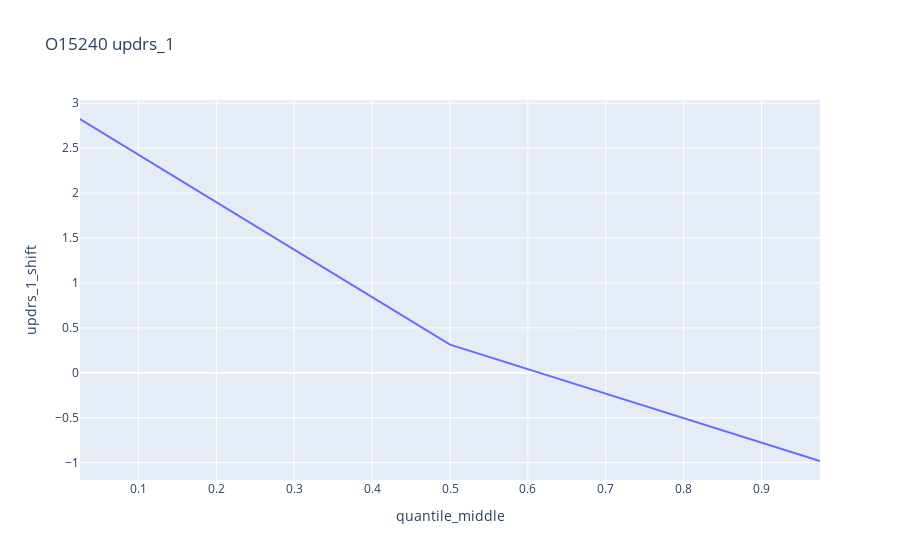
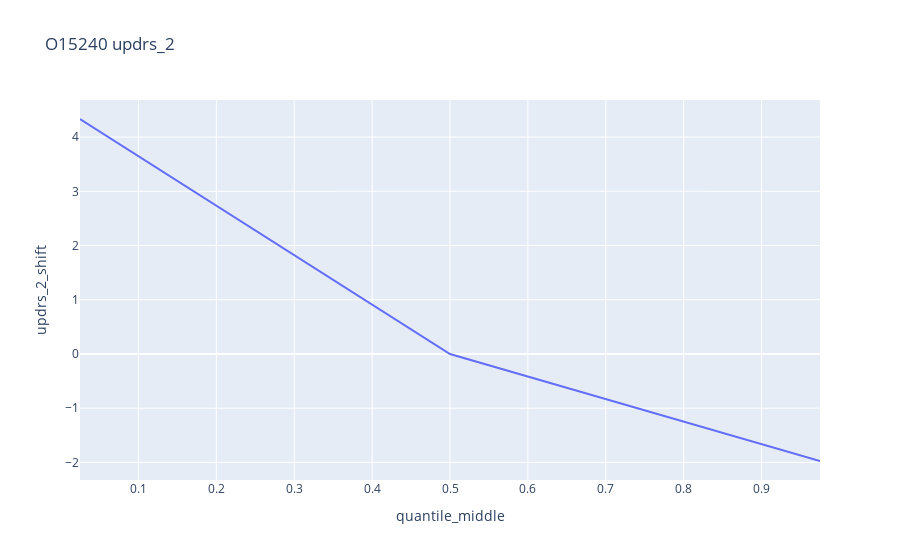
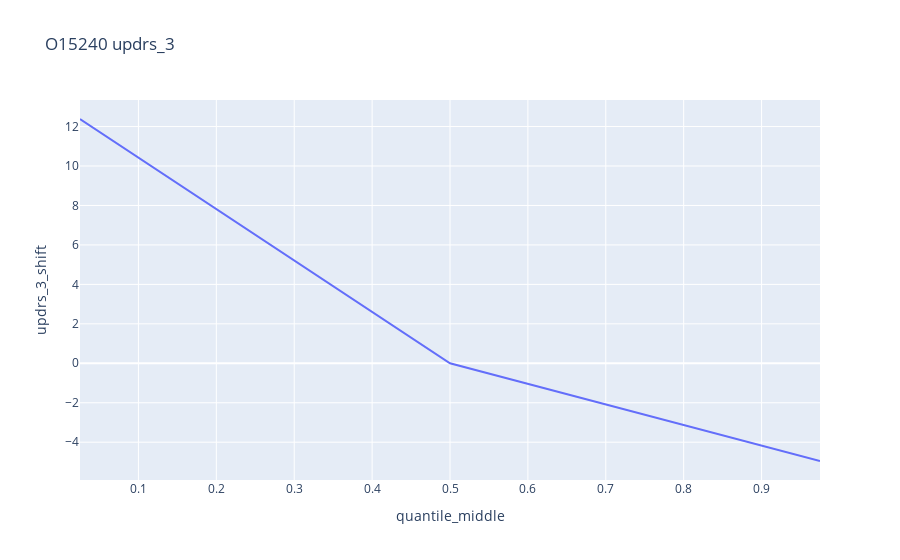
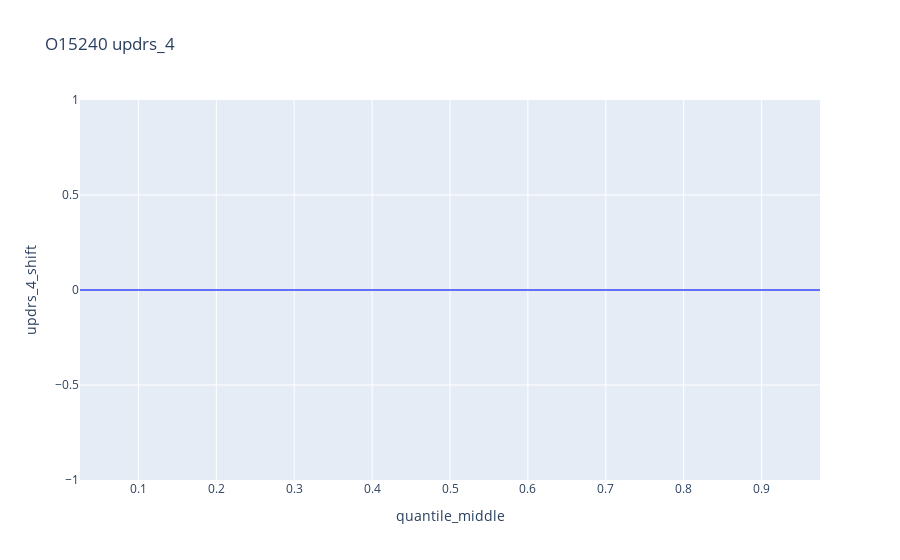

Source (notebook cell) for these figures, in order:
### Code cell
for target in ['updrs_1', 'updrs_2', 'updrs_3', 'updrs_4']:
    fig = px.line(
        df_plot,
        y=f'{target}_shift',
        x='quantile_middle',
        title=feature + ' ' + target
    )
    fig.show()

### Figure 1 — Plotly figure (JSON) as saved in the notebook; plotly's stock layout.template omitted (floating-point values rounded to 4 significant figures)
{"data": [{"hovertemplate": "quantile_middle=%{x}<br>updrs_1_shift=%{y}<extra></extra>", "legendgroup": "", "line": {"color": "#636efa", "dash": "solid"}, "marker": {"symbol": "circle"}, "mode": "lines", "name": "", "orientation": "v", "showlegend": false, "type": "scatter", "x": [0.025, 0.5, 0.975], "xaxis": "x", "y": [2.825, 0.3127, -0.9819], "yaxis": "y"}], "layout": {"legend": {"tracegroupgap": 0}, "title": {"text": "O15240 updrs_1"}, "xaxis": {"anchor": "y", "domain": [0, 1], "title": {"text": "quantile_middle"}}, "yaxis": {"anchor": "x", "domain": [0, 1], "title": {"text": "updrs_1_shift"}}}}

### Figure 2 — Plotly figure (JSON) as saved in the notebook; plotly's stock layout.template omitted (floating-point values rounded to 4 significant figures)
{"data": [{"hovertemplate": "quantile_middle=%{x}<br>updrs_2_shift=%{y}<extra></extra>", "legendgroup": "", "line": {"color": "#636efa", "dash": "solid"}, "marker": {"symbol": "circle"}, "mode": "lines", "name": "", "orientation": "v", "showlegend": false, "type": "scatter", "x": [0.025, 0.5, 0.975], "xaxis": "x", "y": [4.333, 1.172e-11, -1.974], "yaxis": "y"}], "layout": {"legend": {"tracegroupgap": 0}, "title": {"text": "O15240 updrs_2"}, "xaxis": {"anchor": "y", "domain": [0, 1], "title": {"text": "quantile_middle"}}, "yaxis": {"anchor": "x", "domain": [0, 1], "title": {"text": "updrs_2_shift"}}}}

### Figure 3 — Plotly figure (JSON) as saved in the notebook; plotly's stock layout.template omitted (floating-point values rounded to 4 significant figures)
{"data": [{"hovertemplate": "quantile_middle=%{x}<br>updrs_3_shift=%{y}<extra></extra>", "legendgroup": "", "line": {"color": "#636efa", "dash": "solid"}, "marker": {"symbol": "circle"}, "mode": "lines", "name": "", "orientation": "v", "showlegend": false, "type": "scatter", "x": [0.025, 0.5, 0.975], "xaxis": "x", "y": [12.38, 1.077e-11, -4.953], "yaxis": "y"}], "layout": {"legend": {"tracegroupgap": 0}, "title": {"text": "O15240 updrs_3"}, "xaxis": {"anchor": "y", "domain": [0, 1], "title": {"text": "quantile_middle"}}, "yaxis": {"anchor": "x", "domain": [0, 1], "title": {"text": "updrs_3_shift"}}}}

### Figure 4 — Plotly figure (JSON) as saved in the notebook; plotly's stock layout.template omitted (floating-point values rounded to 4 significant figures)
{"data": [{"hovertemplate": "quantile_middle=%{x}<br>updrs_4_shift=%{y}<extra></extra>", "legendgroup": "", "line": {"color": "#636efa", "dash": "solid"}, "marker": {"symbol": "circle"}, "mode": "lines", "name": "", "orientation": "v", "showlegend": false, "type": "scatter", "x": [0.025, 0.5, 0.975], "xaxis": "x", "y": [1.777e-11, 1.777e-11, 1.777e-11], "yaxis": "y"}], "layout": {"legend": {"tracegroupgap": 0}, "title": {"text": "O15240 updrs_4"}, "xaxis": {"anchor": "y", "domain": [0, 1], "title": {"text": "quantile_middle"}}, "yaxis": {"anchor": "x", "domain": [0, 1], "title": {"text": "updrs_4_shift"}}}}
